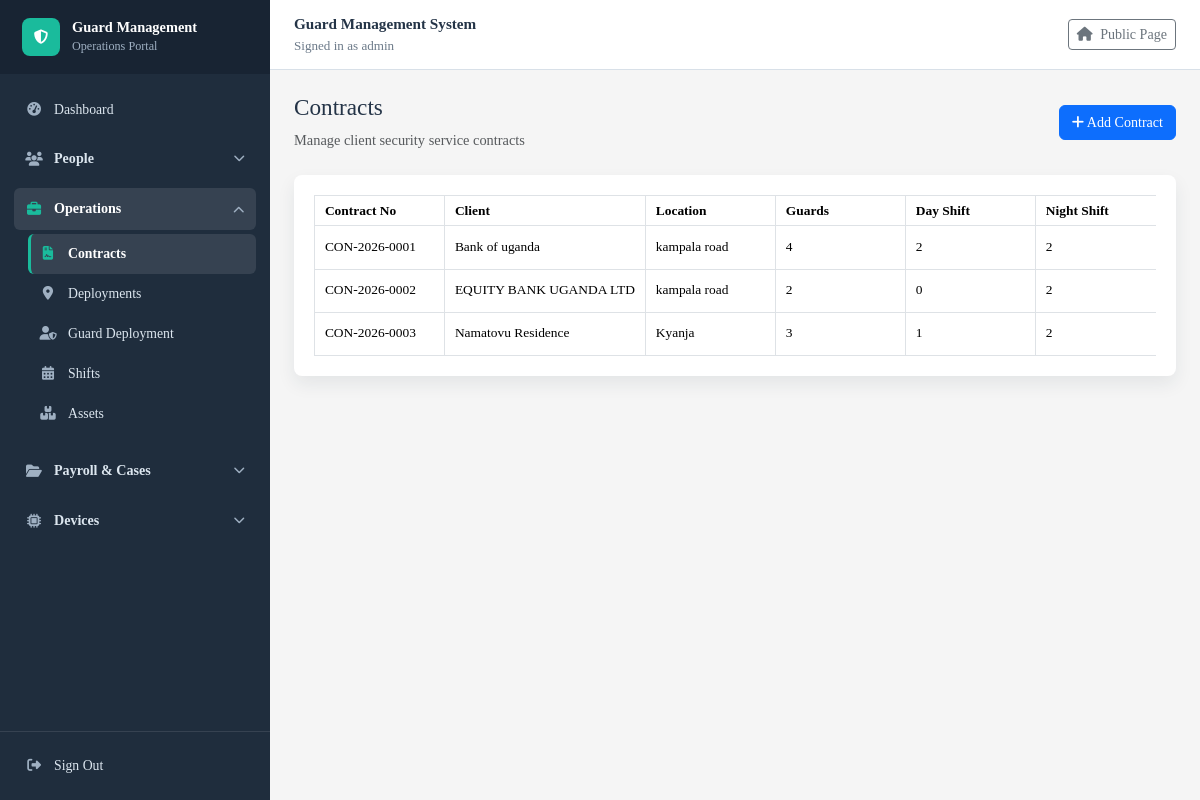
Page /contracts/ (signed in) on the committed database.
### guardmanagementsystem/models.py (models this page shows, shortened)
class Contract(models.Model):
    CONTRACT_TYPE_CHOICES = [
        ('Event Security', 'Event Security'),
        ('Static Guarding', 'Static Guarding'),
        ('Mobile Patrol', 'Mobile Patrol'),
        ('Other', 'Other'),
    ]
    STATUS_CHOICES = [
        ('Draft', 'Draft'),
        ('Active', 'Active'),
        ('Expired', 'Expired'),
        ('Terminated', 'Terminated'),
    ]
    contract_id = models.AutoField(primary_key=True)
    client = models.ForeignKey(Client, on_delete=models.CASCADE, related_name='contracts')
    contract_number = models.CharField(max_length=50, unique=True, blank=True)
    number_of_guards = models.PositiveIntegerField()
    day_shift_guards = models.PositiveIntegerField(default=0)
    night_shift_guards = models.PositiveIntegerField(default=0)
    charge_per_guard = models.DecimalField(max_digits=12, decimal_places=2)
    contract_type = models.CharField(max_length=100, choices=CONTRACT_TYPE_CHOICES, default='Static Guarding')
    location = models.CharField(max_length=200, blank=True)
    iot_device = models.ForeignKey(IoTDevice, on_delete=models.SET_NULL, null=True, blank=True, related_name='contracts')
    rfid_cards = models.ManyToManyField(RFIDCard, blank=True, related_name='contracts')
    start_date = models.DateField()
    end_date = models.DateField(null=True, blank=True)
    status = models.CharField(max_length=20, choices=STATUS_CHOICES, default='Draft')
    terms = models.TextField(blank=True)
    @property
    def monthly_value(self):
        value = Decimal(self.number_of_guards or 0) * Decimal(self.charge_per_guard or 0)
        return value.quantize(Decimal("0.01"), rounding=ROUND_HALF_UP)

class Client(models.Model):
    client_id = models.AutoField(primary_key=True)
    user = models.OneToOneField(settings.AUTH_USER_MODEL, on_delete=models.SET_NULL, null=True, blank=True, related_name='client_profile')
    client_name = models.CharField(max_length=100)
    contact_person = models.CharField(max_length=100)
    phone = models.CharField(max_length=20)
    email = models.EmailField()
    address = models.TextField()

### guardmanagementsystem/views.py (the view)
# urls.py: path("contracts/", views.contract_list, name="contract_list"),
@login_required
def contract_list(request):
    contracts = Contract.objects.select_related("client", "iot_device").order_by("-start_date", "contract_number")
    return show_records(request, contracts, "guardmanagementsystem/contract_list.html", "contracts")

### guardmanagementsystem/templates/guardmanagementsystem/contract_list.html (shortened to what this page needs)
{% extends "guardmanagementsystem/base.html" %}
{% block content %}
<div class="d-flex justify-content-between align-items-center mb-4">
    <div>
        <h2>Contracts</h2>
        <p class="text-muted mb-0">Manage client security service contracts</p>
    </div>
    <a href="{% url 'contract_add' %}" class="btn btn-primary">
        <i class="fa fa-plus"></i> Add Contract
    </a>
</div>
<div class="table-card">
    <div class="table-responsive">
        <table class="table table-hover table-bordered align-middle mb-0 export-table" data-export-title="Contracts">
            <thead>
                <tr>
                    <th>Contract No</th>
                    <th>Client</th>
                    <th>Location</th>
                    <th>Guards</th>
                    <th>Day Shift</th>
                    <th>Night Shift</th>
                </tr>
            </thead>
            <tbody>
                {% for contract in contracts %}
                    <tr>
                        <td>{{ contract.contract_number }}</td>
                        <td>{{ contract.client.client_name }}</td>
                        <td>{{ contract.location|default:"-" }}</td>
                        <td>{{ contract.number_of_guards }}</td>
                        <td>{{ contract.day_shift_guards }}</td>
                        <td>{{ contract.night_shift_guards }}</td>
                    </tr>
                {% empty %}
                    <tr>
                        <td colspan="13" class="text-center text-muted py-4">
                            No contracts found.
                        </td>
                    </tr>
                {% endfor %}
            </tbody>
        </table>
    </div>
</div>
{% endblock %}

### guardmanagementsystem/templates/guardmanagementsystem/base.html (shortened to what this page needs)
<!doctype html>
<html lang="en">
<head>
    <link href="https://cdn.jsdelivr.net/npm/bootstrap@5.3.3/dist/css/bootstrap.min.css" rel="stylesheet">
    <link href="https://cdnjs.cloudflare.com/ajax/libs/font-awesome/6.5.2/css/all.min.css" rel="stylesheet">
</head>
<body>
    {% with current_url=request.resolver_match.url_name %}
    <div class="app-layout">
        <aside class="sidebar">
            <div class="d-flex align-items-center justify-content-between">
                <a class="sidebar-brand flex-grow-1" href="{% if nav_permissions.can_dashboard %}{% url 'dashboard' %}{% else %}{% url 'iot_swipe_attendance' %}{% endif %}">
                    <span class="brand-mark"><i class="fa fa-shield-halved"></i></span>
                    <span>
                        <span class="brand-title">Guard Management</span>
                        <span class="brand-subtitle">Operations Portal</span>
                    </span>
                </a>
            </div>
            <nav id="sidebarNav" class="sidebar-nav collapse d-lg-block">
                {% if nav_permissions.can_dashboard %}
                    <a class="sidebar-link {% if current_url == 'dashboard' %}active{% endif %}" href="{% url 'dashboard' %}">
                        <i class="fa fa-gauge-high"></i> Dashboard
                    </a>
                {% endif %}
                {% if nav_permissions.can_people %}
                <div class="sidebar-module">
                    <button class="module-toggle" type="button" data-bs-toggle="collapse" data-bs-target="#peopleModule" aria-controls="peopleModule" aria-expanded="{% if current_url in 'user_list user_add user_edit user_delete guard_list guard_add guard_edit guard_delete client_list client_add client_edit client_delete' %}true{% else %}false{% endif %}">
                        <span class="module-title"><i class="fa fa-users"></i> People</span>
                        <i class="fa fa-chevron-down module-chevron"></i>
                    </button>
                </div>
                {% endif %}
                {% if nav_permissions.can_operations %}
                <div class="sidebar-module">
                    <button class="module-toggle" type="button" data-bs-toggle="collapse" data-bs-target="#operationsModule" aria-controls="operationsModule" aria-expanded="{% if current_url in 'contract_list contract_add contract_edit contract_delete deployment_list deployment_add deployment_edit deployment_delete deployment_guard_list deployment_guard_add deployment_guard_edit deployment_guard_delete program_guard shift_list shift_add shift_edit shift_delete shift_import schedule_csv_template asset_list asset_add asset_edit asset_delete' %}true{% else %}false{% endif %}">
                        <span class="module-title"><i class="fa fa-briefcase"></i> Operations</span>
                        <i class="fa fa-chevron-down module-chevron"></i>
                    </button>
                    <div id="operationsModule" class="collapse {% if current_url in 'contract_list contract_add contract_edit contract_delete deployment_list deployment_add deployment_edit deployment_delete deployment_guard_list deployment_guard_add deployment_guard_edit deployment_guard_delete program_guard shift_list shift_add shift_edit shift_delete shift_import schedule_csv_template asset_list asset_add asset_edit asset_delete' %}show{% endif %}">
                        <div class="module-menu">
                            <a class="sidebar-link {% if current_url in 'contract_list contract_add contract_edit contract_delete' %}active{% endif %}" href="{% url 'contract_list' %}">
                                <i class="fa fa-file-contract"></i> Contracts
                            </a>
                            <a class="sidebar-link {% if current_url in 'deployment_list deployment_add deployment_edit deployment_delete program_guard' %}active{% endif %}" href="{% url 'deployment_list' %}">
                                <i class="fa fa-location-dot"></i> Deployments
                            </a>
                            <a class="sidebar-link {% if current_url in 'deployment_guard_list deployment_guard_add deployment_guard_edit deployment_guard_delete' %}active{% endif %}" href="{% url 'deployment_guard_list' %}">
                                <i class="fa fa-user-shield"></i> Guard Deployment
                            </a>
                            <a class="sidebar-link {% if current_url in 'shift_list shift_add shift_edit shift_delete shift_import schedule_csv_template' %}active{% endif %}" href="{% url 'shift_list' %}">
                                <i class="fa fa-calendar-days"></i> Shifts
                            </a>
                            <a class="sidebar-link {% if current_url in 'asset_list asset_add asset_edit asset_delete' %}active{% endif %}" href="{% url 'asset_list' %}">
                                <i class="fa fa-boxes-stacked"></i> Assets
                            </a>
                        </div>
                    </div>
                </div>
                {% endif %}
                {% if nav_permissions.can_payroll_cases %}
                <div class="sidebar-module">
                    <button class="module-toggle" type="button" data-bs-toggle="collapse" data-bs-target="#payrollCasesModule" aria-controls="payrollCasesModule" aria-expanded="{% if current_url in 'salary_list salary_add salary_edit salary_delete salary_payslip_general salary_payslip_individual incident_list incident_add incident_edit incident_delete incident_pdf_report' %}true{% else %}false{% endif %}">
                        <span class="module-title"><i class="fa fa-folder-open"></i> Payroll & Cases</span>
                        <i class="fa fa-chevron-down module-chevron"></i>
                    </button>
                </div>
                {% endif %}
                {% if nav_permissions.can_reports_devices %}
                <div class="sidebar-module">
                    <button class="module-toggle" type="button" data-bs-toggle="collapse" data-bs-target="#reportsDevicesModule" aria-controls="reportsDevicesModule" aria-expanded="{% if current_url in 'rfid_card_list rfid_card_add rfid_card_edit rfid_card_delete iot_device_list iot_device_add iot_device_edit iot_device_delete iot_swipe_attendance audit_log_list' %}true{% else %}false{% endif %}">
                        <span class="module-title"><i class="fa fa-microchip"></i> Devices</span>
                        <i class="fa fa-chevron-down module-chevron"></i>
                    </button>
                </div>
                {% endif %}
            </nav>
            <div class="sidebar-footer">
                {% if request.user.is_authenticated %}
                    <a class="sidebar-link" href="{% url 'signout' %}">
                        <i class="fa fa-right-from-bracket"></i> Sign Out
                    </a>
                {% else %}
                    <a class="sidebar-link" href="{% url 'signin' %}">
                        <i class="fa fa-right-to-bracket"></i> Sign In
                    </a>
                {% endif %}
            </div>
        </aside>
        <div class="main-panel">
            <header class="topbar">
                <div>
                    <p class="topbar-title">Guard Management System</p>
                    <div class="topbar-user">
                        {% if request.user.is_authenticated %}
                            Signed in as {{ request.user.username }}
                        {% else %}
                            Staff portal
                        {% endif %}
                    </div>
                </div>
                <a class="btn btn-sm btn-outline-secondary" href="{% url 'welcome' %}">
                    <i class="fa fa-house me-1"></i> Public Page
                </a>
            </header>
            <main class="container-fluid page-shell content-area">
                {% block content %}{% endblock %}
            </main>
        </div>
    </div>
    {% endwith %}
</body>
</html>

### rows in the picture
Contract: contract_number "CON-2026-0001", client.client_name "Bank of uganda", location "kampala road", number_of_guards "4", day_shift_guards "2", night_shift_guards "2"
Contract: contract_number "CON-2026-0002", client.client_name "EQUITY BANK UGANDA LTD", location "kampala road", number_of_guards "2", day_shift_guards "0", night_shift_guards "2"
Contract: contract_number "CON-2026-0003", client.client_name "Namatovu Residence", location "Kyanja", number_of_guards "3", day_shift_guards "1", night_shift_guards "2"

### other values in the picture
{{ request.user.username }} "admin"
